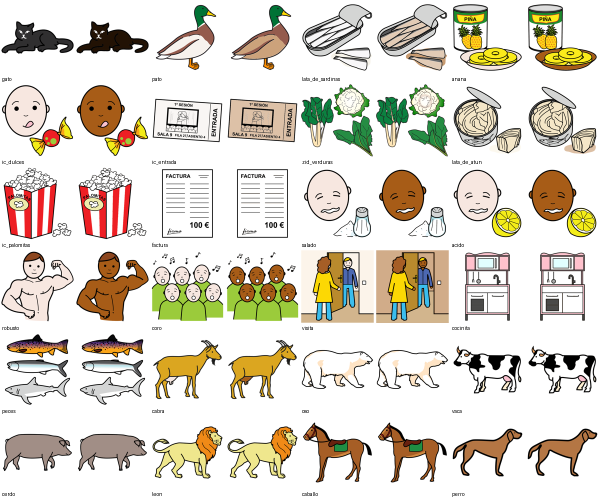
#> input picture eraka_base_data/skin_scan/skin_sheet_1.png, 1200 x 996 px, given as the content of the folder home/mnt/My Projects--Eraka/app/src/main/res/drawable-xxhdpi, which was not available (shown at 1/2 size)
$ python scan2.py
#> lines starting #> are read from the running program, lines starting #| are printed output that depends on the picture; after the words box and inside, x2 and y2 are one past the last pixel; in counts of white or black regions, pixels touching at a corner belong together
### eraka_base_data/skin_scan/rule2.py
import numpy as np
S=np.array([0xF5,0xE5,0xDE],float); s=S.sum()
def masks(a):
    rgb=a[...,:3]; al=a[...,3]>0; tot=rgb.sum(-1); k=tot/s; tol=7*np.maximum(k,0.5)
    m1=(k>0.2)&(k<=1.03)&np.all(np.abs(rgb-k[...,None]*S)<=tol[...,None],-1)&al
    u=(tot-s)/(765-s); m2=(u>0)&(u<0.85)&np.all(np.abs(rgb-(S+u[...,None]*(255-S)))<=7,-1)&al&~m1
    core=m1&(k>=0.85)
    near=core.copy()
    for _ in range(2):
        n=near.copy()
        n[1:]|=near[:-1]; n[:-1]|=near[1:]; n[:,1:]|=near[:,:-1]; n[:,:-1]|=near[:,1:]
        near=n
    change=core|((m1|m2)&near)
    return core,change,k,u,m1

### eraka_base_data/skin_scan/scan2.py
import os,json,numpy as np
from PIL import Image
from rule2 import masks
R=os.path.expanduser("~/mnt/My Projects--Eraka/app/src/main/res/drawable-xxhdpi")
out={}
for f in sorted(os.listdir(R)):
    if not f.endswith(('.webp','.png','.jpg')): continue
    name=f.rsplit('.',1)[0]
    if name.startswith('eraka_') and not name.startswith('eraka_d_') and name not in('eraka_hurt','eraka_laundry'): continue
    if name.startswith('ic_avatar'): continue
    try:
        im=Image.open(os.path.join(R,f)).convert("RGBA"); w,h=im.size; im=im.resize((w//2,h//2),Image.BILINEAR)
#> after `w, h = im.size`: w = 1200; h = 996
        core,change,_,_,_=masks(np.asarray(im).astype(float))
#> in masks, `al = a[..., 3] > 0`: al: shape (498, 600) bool; every value is 1
#> in masks, `tot = rgb.sum(-1)`:
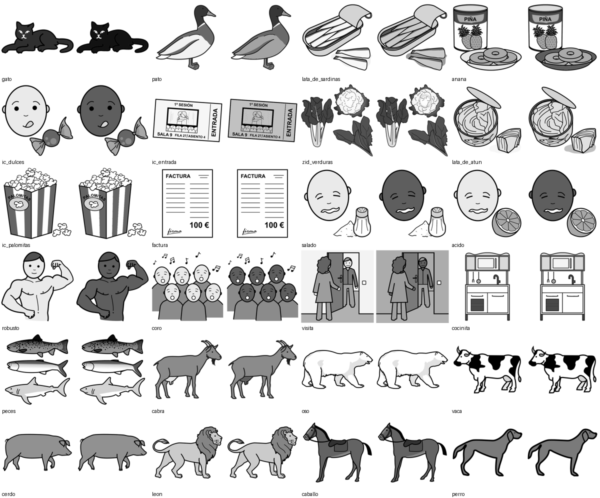
#> tot: shape (498, 600) float64; min 0, max 765, mean 641.6; drawn with min black and max white
#> in masks, `tol = 7 * np.maximum(k, 0.5)`:
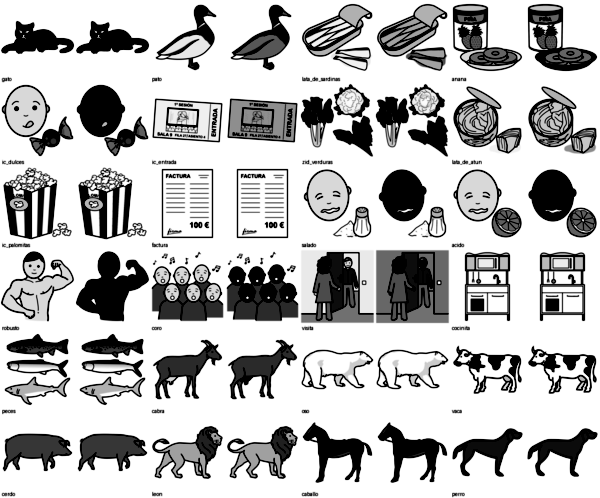
#> tol: shape (498, 600) float64; min 3.5, max 7.69, mean 6.61; drawn with min black and max white
#> in masks, `m1=(k>0.2)&(k<=1.03)&np.all(np.abs(rgb-k[...,None]*S)<=tol[...,None],-..`:
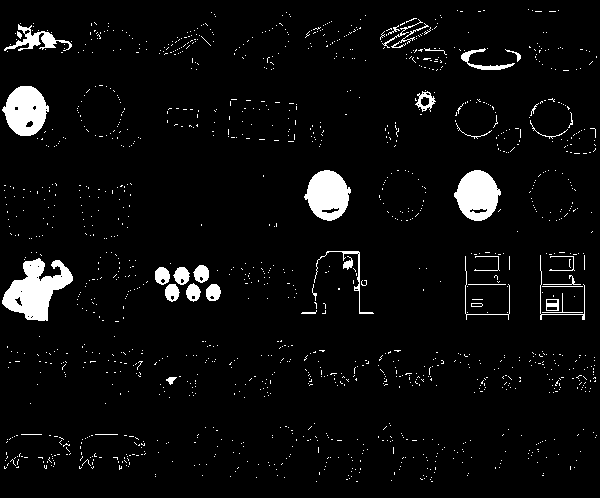
#> m1: shape (498, 600) bool; 4.6% white; 1402 white regions (1362 under 20 px), largest, box (x1, y1, x2, y2) and area: (2, 258, 73, 321) 2356, (454, 170, 501, 221) 1650, (304, 170, 351, 221) 1643
#> in masks, `m2 = (u > 0) & (u < 0.85) & np.all(np.abs(rgb - (S + u[..., None] * (2`:
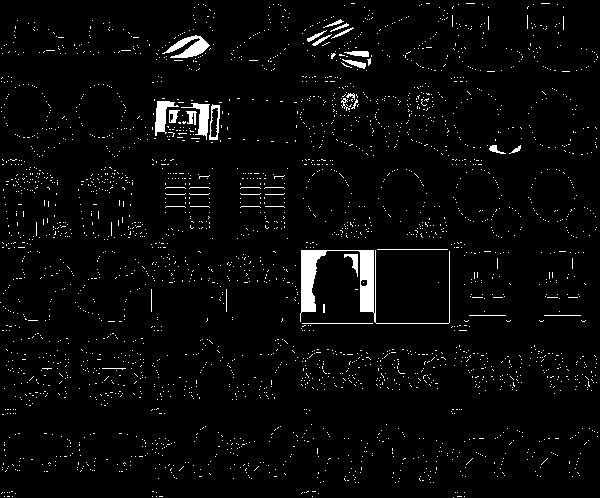
#> m2: shape (498, 600) bool; 3.1% white; 2885 white regions (2845 under 20 px), largest, box (x1, y1, x2, y2) and area: (300, 250, 450, 324) 2056, (162, 35, 210, 58) 509, (155, 101, 179, 136) 370
#> in masks, `core=m1&(k>=0.85)`:
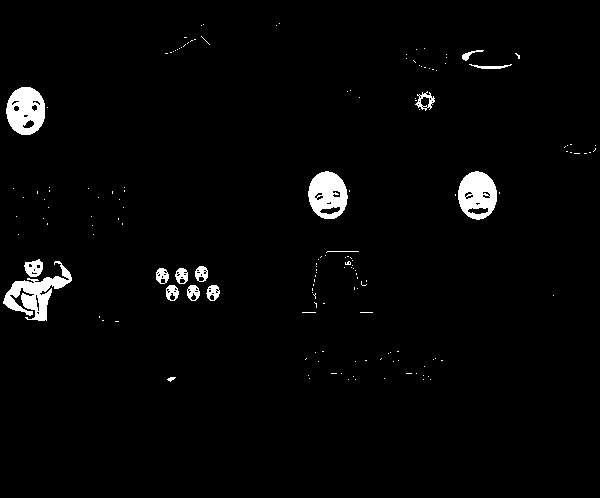
#> core: shape (498, 600) bool; 2.5% white; 158 white regions (142 under 20 px), largest, box (x1, y1, x2, y2) and area: (3, 261, 72, 321) 1550, (6, 87, 45, 135) 1364, (458, 171, 497, 220) 1338
#> the loop in masks, `for _ in range(2):` made 2 passes
#> pass 1, in masks, `near=n`:
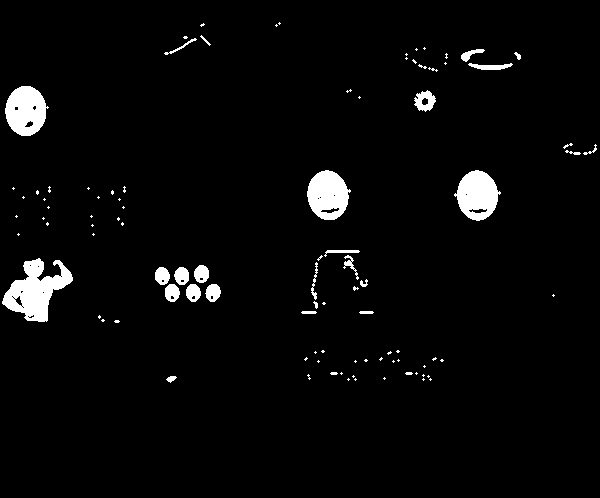
#> near: shape (498, 600) bool; 3.4% white; 97 white regions (68 under 20 px), largest, box (x1, y1, x2, y2) and area: (2, 258, 73, 322) 2272, (454, 170, 501, 221) 1580, (5, 86, 49, 136) 1576
#> in masks, `change=core|((m1|m2)&near)`:
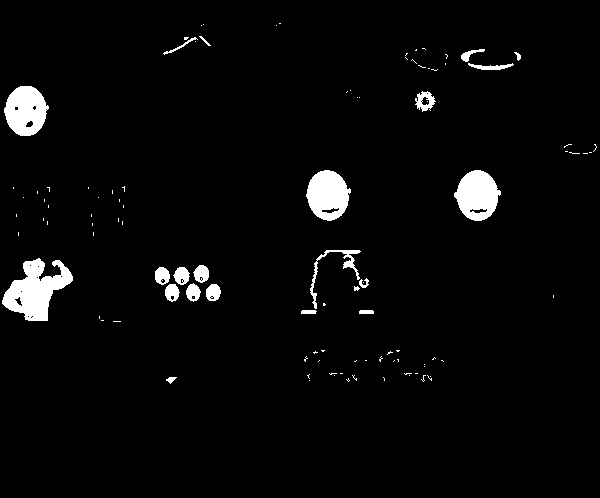
#> change: shape (498, 600) bool; 3.4% white; 105 white regions (83 under 20 px), largest, box (x1, y1, x2, y2) and area: (2, 258, 73, 321) 2358, (454, 170, 501, 221) 1648, (306, 170, 351, 221) 1629
    except Exception: continue
    W,H=im.size
#> W = 600; H = 498
    if core.sum()>=max(8,W*H//8000): out[name]=[int(core.sum()),round(100*core.sum()/(W*H),2)]
json.dump(out,open("hits2.json","w")); print(len(out))
#| 1
